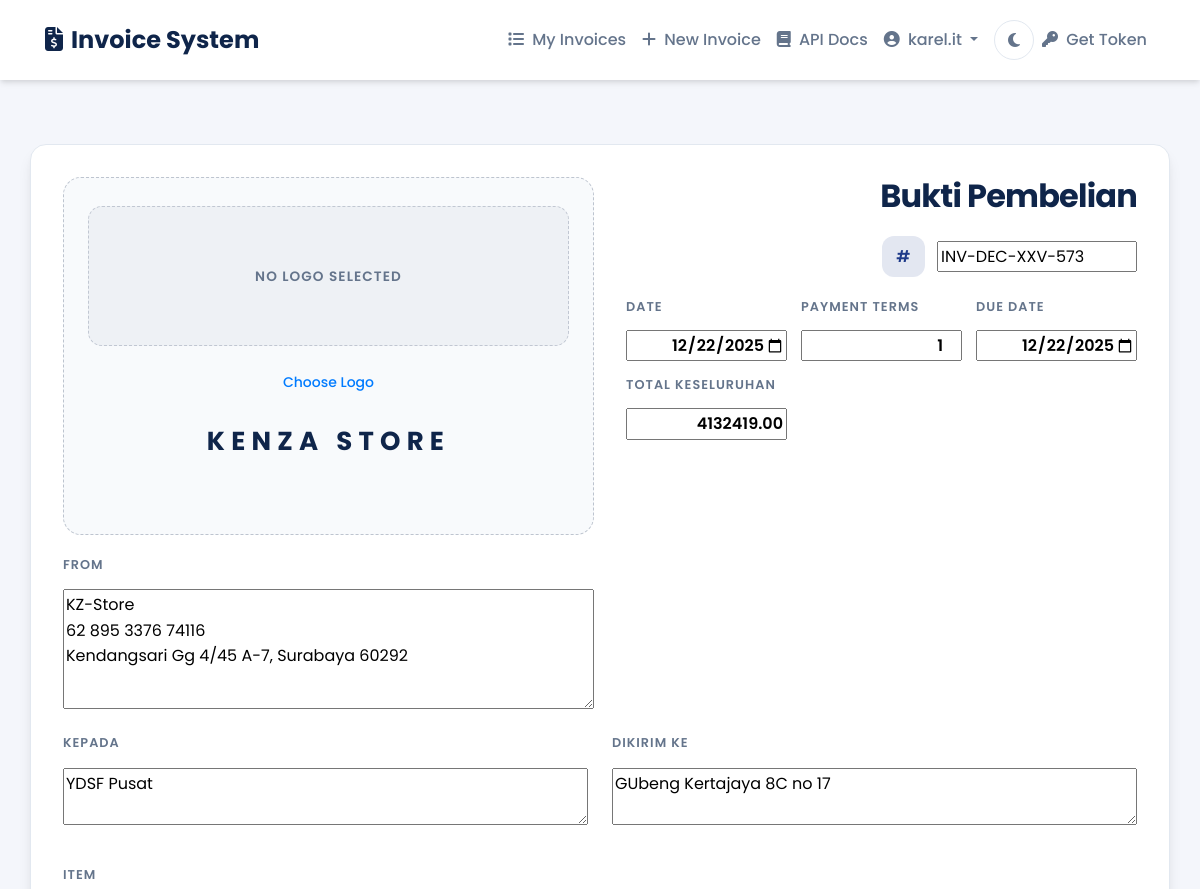
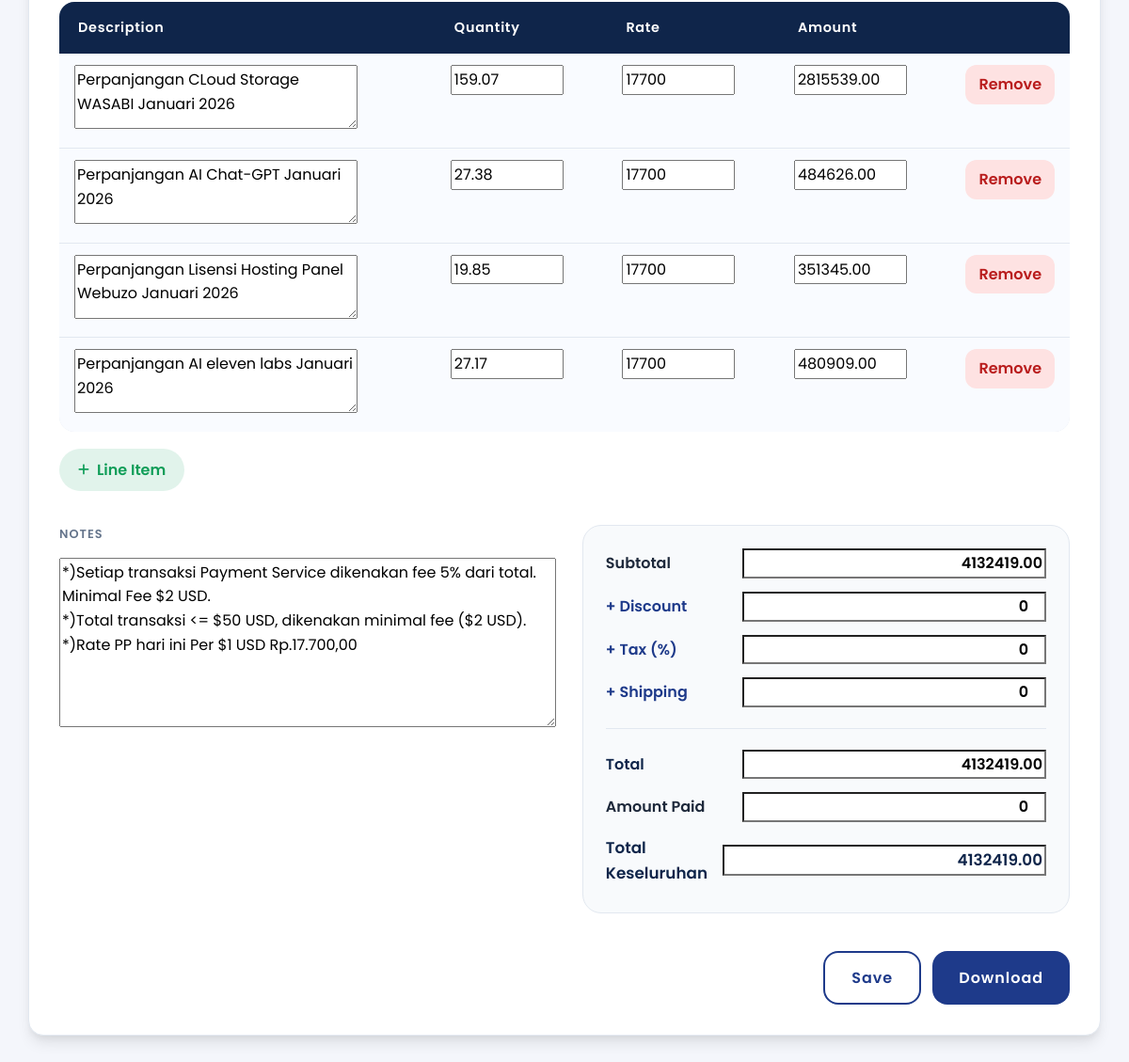
Screenshot of /update_invoice.php?id=697 (signed in) with the database file from the repository (2 pictures, top to bottom).
### tables this page shows
CREATE TABLE `invoices`  (
  `id` int(11) NOT NULL AUTO_INCREMENT,
  `user_id` int(11) NOT NULL,
  `invoice_number` varchar(50) NOT NULL,
  `invoice_date` date NOT NULL,
  `payment_terms` int(11) NOT NULL,
  `due_date` date NOT NULL,
  `bill_to` text NOT NULL,
  `ship_to` text NOT NULL,
  `notes` text NULL DEFAULT NULL,
  `subtotal` decimal(15, 2) NOT NULL DEFAULT 0.00,
  `discount` decimal(15, 2) NOT NULL DEFAULT 0.00,
  `tax` decimal(15, 2) NOT NULL DEFAULT 0.00,
  `shipping` decimal(15, 2) NOT NULL DEFAULT 0.00,
  `total` decimal(15, 2) NOT NULL DEFAULT 0.00,
  `is_paid` tinyint(4) NULL DEFAULT NULL,
  `created_at` timestamp NOT NULL DEFAULT current_timestamp(),
  `updated_at` timestamp NOT NULL DEFAULT current_timestamp() ON UPDATE CURRENT_TIMESTAMP,
  `pdf_path` varchar(255) NOT NULL,
  PRIMARY KEY (`id`) USING BTREE,
  UNIQUE INDEX `invoice_number`(`invoice_number`) USING BTREE,
  INDEX `fk_invoices_users`(`user_id`) USING BTREE,
  CONSTRAINT `fk_invoices_users` FOREIGN KEY (`user_id`) REFERENCES `users` (`id`) ON DELETE CASCADE ON UPDATE RESTRICT
);

### update_invoice.php (the view, shortened to what this page needs)
<?php
require_once __DIR__ . '/db_connect.php';
$userId    = (int) ($_SESSION['user_id'] ?? 0);
$invoiceId = isset($_GET['id']) ? (int) $_GET['id'] : 0;
try {
    $invoiceStmt = $pdo->prepare('SELECT * FROM invoices WHERE id = :id AND user_id = :user_id');
    $invoiceStmt->execute([':id' => $invoiceId, ':user_id' => $userId]);
    $invoice = $invoiceStmt->fetch(PDO::FETCH_ASSOC);
} catch (PDOException $exception) {
    die('⚠️ Database error: ' . $exception->getMessage());
}
function escape($value): string
{
    return htmlspecialchars((string)$value, ENT_QUOTES, 'UTF-8');
}
function formatNumberInput($value, int $decimals = 2): string
{
    $number = (float)$value;
    return number_format($number, $decimals, '.', '');
}
$defaultBrandName = 'Kenza Store';
$defaultStoreInfo = "KZ-Store\n62 895 3376 74116\nKendangsari Gg 4/45 A-7, Surabaya 60292";
$storedBrandName = trim((string)($invoice['brand_name'] ?? ''));
if ($storedBrandName === '') {
    $storedBrandName = (string)($_SESSION['brand_name_prefill'] ?? $defaultBrandName);
}
$storedStoreInfo = trim((string)($invoice['store_info'] ?? ''));
if ($storedStoreInfo === '') {
    $storedStoreInfo = (string)($_SESSION['store_info_prefill'] ?? $defaultStoreInfo);
}
$generatedInvoiceNumber = (string)($invoice['invoice_number'] ?? '');
$invoiceDate            = (string)($invoice['invoice_date'] ?? date('Y-m-d'));
$paymentTerms           = (string)($invoice['payment_terms'] ?? '0');
$dueDate                = (string)($invoice['due_date'] ?? $invoiceDate);
$billTo                 = (string)($invoice['bill_to'] ?? '');
$shipTo                 = (string)($invoice['ship_to'] ?? '');
$notes                  = (string)($invoice['notes'] ?? '');
$subtotal     = (float)($invoice['subtotal'] ?? 0);
$discount     = (float)($invoice['discount'] ?? 0);
$tax          = (float)($invoice['tax'] ?? 0);
$shipping     = (float)($invoice['shipping'] ?? 0);
$total        = (float)($invoice['total'] ?? 0);
$amountPaid   = (float)($invoice['amount_paid'] ?? 0);
$balanceDue   = $total;
$storedLogoPublicPath= '';
$hasStoredLogo       = $storedLogoPublicPath !== '';
include 'includes/header.php';
?>
<div class="invoice-wrapper">
    <form id="invoiceForm" method="POST" action="process_update_invoice.php" class="card-custom invoice-card" enctype="multipart/form-data">
        <div class="invoice-header">
            <div class="header-left">
                <div class="brand-box<?php echo $hasStoredLogo ? ' has-logo' : '' ?>" id="brandBox">
                    <div class="brand-logo-shell">
                        <div class="brand-logo-placeholder<?php echo $hasStoredLogo ? ' is-hidden' : '' ?>" id="brandLogoPlaceholder">No logo selected</div>
                    </div>
                    <div class="brand-logo-controls">
                        <button type="button" class="btn btn-sm btn-outline-primary" id="selectLogoBtn">Choose Logo</button>
                    </div>
                    <textarea id="brand_name" name="brand_name" class="brand-name-field"><?php echo escape($storedBrandName); ?></textarea>
                </div>
                <div class="info-card">
                    <label for="store_info">From</label>
                    <textarea id="store_info" name="store_info"><?php echo escape($storedStoreInfo); ?></textarea>
                </div>
            </div>
            <div class="header-right">
                <h2 class="invoice-title">Bukti Pembelian</h2>
                <div class="invoice-number">
                    <span class="prefix">#</span>
                    <input type="text" name="invoice_number" value="<?php echo escape($generatedInvoiceNumber); ?>" required>
                </div>
                <div class="meta-grid">
                    <div class="meta-field">
                        <label for="invoice_date">Date</label>
                        <input type="date" id="invoice_date" name="invoice_date" value="<?php echo escape($invoiceDate); ?>" required>
                    </div>
                    <div class="meta-field">
                        <label for="payment_terms">Payment Terms</label>
                        <input type="number" id="payment_terms" name="payment_terms" value="<?php echo escape($paymentTerms); ?>" required>
                    </div>
                    <div class="meta-field">
                        <label for="due_date">Due Date</label>
                        <input type="date" id="due_date" name="due_date" value="<?php echo escape($dueDate); ?>" required>
                    </div>
                    <div class="meta-field">
                        <label for="header_total">Total Keseluruhan</label>
                        <input type="text" id="header_total" value="<?php echo number_format($total, 2, '.', ''); ?>" readonly>
                    </div>
                </div>
            </div>
        </div>
        <div class="address-grid">
            <div class="address-card">
                <label for="bill_to">Kepada</label>
                <textarea id="bill_to" name="bill_to" placeholder="Nama penerima, perusahaan, alamat" required><?php echo escape($billTo); ?></textarea>
            </div>
            <div class="address-card">
                <label for="ship_to">Dikirim Ke</label>
                <textarea id="ship_to" name="ship_to" placeholder="Alamat pengiriman" required><?php echo escape($shipTo); ?></textarea>
            </div>
        </div>
        <div class="items-section">
            <label>Item</label>
            <table class="items-table" id="invoiceItems">
                <thead>
                    <tr>
                        <th>Description</th>
                        <th>Quantity</th>
                        <th>Rate</th>
                        <th>Amount</th>
                        <th></th>
                    </tr>
                </thead>
                <tbody>
                </tbody>
            </table>
            <button type="button" id="addItem" class="add-item-btn"><i class="fas fa-plus"></i> Line Item</button>
        </div>
        <div class="notes-summary-row">
            <div class="notes-card">
                <label for="notes">Notes</label>
                <textarea id="notes" name="notes"><?php echo escape($notes); ?></textarea>
            </div>
            <div class="summary-card">
                <div class="summary-row">
                    <span>Subtotal</span>
                    <input type="text" id="subtotal" name="subtotal" value="<?php echo number_format($subtotal, 2, '.', ''); ?>" readonly>
                </div>
                <div class="summary-row accent">
                    <span>+ Discount</span>
                    <input type="number" id="discount" name="discount" value="<?php echo formatNumberInput($discount, 2); ?>" step="any" min="0">
                </div>
                <div class="summary-row accent">
                    <span>+ Tax (%)</span>
                    <input type="number" id="tax" name="tax" value="<?php echo formatNumberInput($tax, 2); ?>" step="any" min="0">
                </div>
                <div class="summary-row accent">
                    <span>+ Shipping</span>
                    <input type="number" id="shipping" name="shipping" value="<?php echo formatNumberInput($shipping, 2); ?>" step="any" min="0">
                </div>
                <div class="summary-divider"></div>
                <div class="summary-row total">
                    <span>Total</span>
                    <input type="text" id="total" name="total" value="<?php echo number_format($total, 2, '.', ''); ?>" readonly>
                </div>
                <div class="summary-row">
                    <span>Amount Paid</span>
                    <input type="number" id="amount_paid" name="amount_paid" value="<?php echo formatNumberInput($amountPaid, 2); ?>" step="any" min="0">
                </div>
                <div class="summary-row balance">
                    <span>Total Keseluruhan</span>
                    <input type="text" id="balance_due" name="balance_due" value="<?php echo number_format($balanceDue, 2, '.', ''); ?>" readonly>
                </div>
            </div>
        </div>
        <div class="invoice-actions">
            <button type="button" id="saveBtn" class="save-btn">Save</button>
            <button type="button" id="generatePdfBtn" class="generate-btn">Download</button>
        </div>
    </form>
</div>
<?php include 'includes/footer.php'; ?>

### assets/css/style.css (style rules this page uses)
:root { --primary-navy: #0f254a; --primary-navy-soft: #1e3a8a; --accent-blue: #3b82f6; --accent-green: #0f9d58; --accent-red: #ef4444; --accent-warning: #f59e0b; --bg-body: #f4f6fb; --bg-surface: #ffffff; --bg-surface-alt: #f8fafc; --text-main: #1e293b; --text-muted: #64748b; --text-light: #94a3b8; --text-inverse: #ffffff; --border-color: #e2e8f0; --border-radius-sm: 8px; --border-radius-md: 12px; --border-radius-lg: 16px; --border-radius-xl: 24px; --shadow-sm: 0 1px 2px 0 rgba(0, 0, 0, 0.05); --shadow-md: 0 4px 6px -1px rgba(0, 0, 0, 0.1), 0 2px 4px -1px rgba(0, 0, 0, 0.06); --shadow-lg: 0 10px 15px -3px rgba(0, 0, 0, 0.1), 0 4px 6px -2px rgba(0, 0, 0, 0.05); --shadow-xl: 0 20px 25px -5px rgba(0, 0, 0, 0.1), 0 10px 10px -5px rgba(0, 0, 0, 0.04); --transition-base: all 0.2s ease-in-out; }
body { font-family: 'Poppins', 'Inter', system-ui, -apple-system, sans-serif; background-color: var(--bg-body); color: var(--text-main); line-height: 1.6; transition: background-color 0.3s ease, color 0.3s ease; }
h1, h2, h3, h4, h5, h6 { color: var(--primary-navy); font-weight: 600; letter-spacing: -0.025em; }
.card-custom { background: var(--bg-surface); border-radius: var(--border-radius-lg); box-shadow: var(--shadow-lg); border: 1px solid var(--border-color); padding: 2rem; margin-bottom: 2rem; }
.btn { border-radius: var(--border-radius-md); padding: 0.6rem 1.2rem; font-weight: 500; transition: var(--transition-base); border: none; }

### rows the page displays
invoices: invoice_number "INV-DEC-XXV-573", invoice_date "12/22/2025", payment_terms "1", due_date "12/22/2025", total "4132419.00", bill_to "YDSF Pusat", ship_to "GUbeng Kertajaya 8C no 17", notes "*)Setiap transaksi Payment Service dikenakan fee 5% dari total. Minimal Fee $2 USD. *)Total transaksi <= $50 USD, dikenakan minimal fee ($2 USD). *)Rate PP hari ini Per $1 USD Rp.17.700,00", subtotal "4132419.00", discount "0", tax "0", shipping "0", amount_paid "0", balance_due "4132419.00"

### other values shown
explode('@', $_SESSION['email'])[0] "karel.it"
